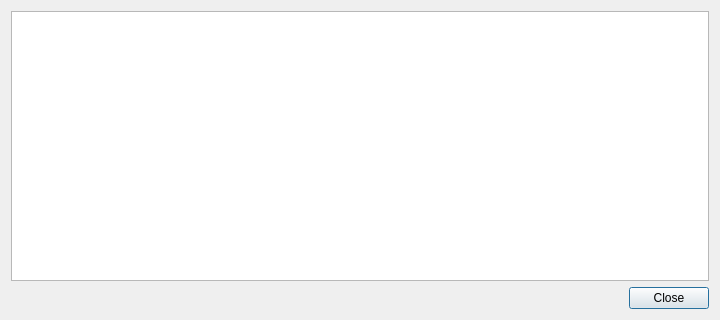
<?xml version="1.0" encoding="UTF-8"?>
<ui version="4.0">
 <class>TransactionDescDialog</class>
 <widget class="QDialog" name="TransactionDescDialog">
  <property name="geometry">
   <rect>
    <x>0</x>
    <y>0</y>
    <width>720</width>
    <height>320</height>
   </rect>
  </property>
  <property name="windowTitle">
   <string notr="true">Transaction details</string>
  </property>
  <layout class="QVBoxLayout" name="verticalLayout">
   <item>
    <widget class="QTextEdit" name="detailText">
     <property name="toolTip">
      <string>This pane shows a detailed description of the transaction</string>
     </property>
     <property name="readOnly">
      <bool>true</bool>
     </property>
    </widget>
   </item>
   <item>
    <widget class="QDialogButtonBox" name="buttonBox">
     <property name="orientation">
      <enum>Qt::Horizontal</enum>
     </property>
     <property name="standardButtons">
      <set>QDialogButtonBox::Close</set>
     </property>
    </widget>
   </item>
  </layout>
 </widget>
 <resources/>
 <connections>
  <connection>
   <sender>buttonBox</sender>
   <signal>accepted()</signal>
   <receiver>TransactionDescDialog</receiver>
   <slot>accept()</slot>
   <hints>
    <hint type="sourcelabel">
     <x>20</x>
     <y>20</y>
    </hint>
    <hint type="destinationlabel">
     <x>20</x>
     <y>20</y>
    </hint>
   </hints>
  </connection>
  <connection>
   <sender>buttonBox</sender>
   <signal>rejected()</signal>
   <receiver>TransactionDescDialog</receiver>
   <slot>reject()</slot>
   <hints>
    <hint type="sourcelabel">
     <x>20</x>
     <y>20</y>
    </hint>
    <hint type="destinationlabel">
     <x>20</x>
     <y>20</y>
    </hint>
   </hints>
  </connection>
 </connections>
</ui>
